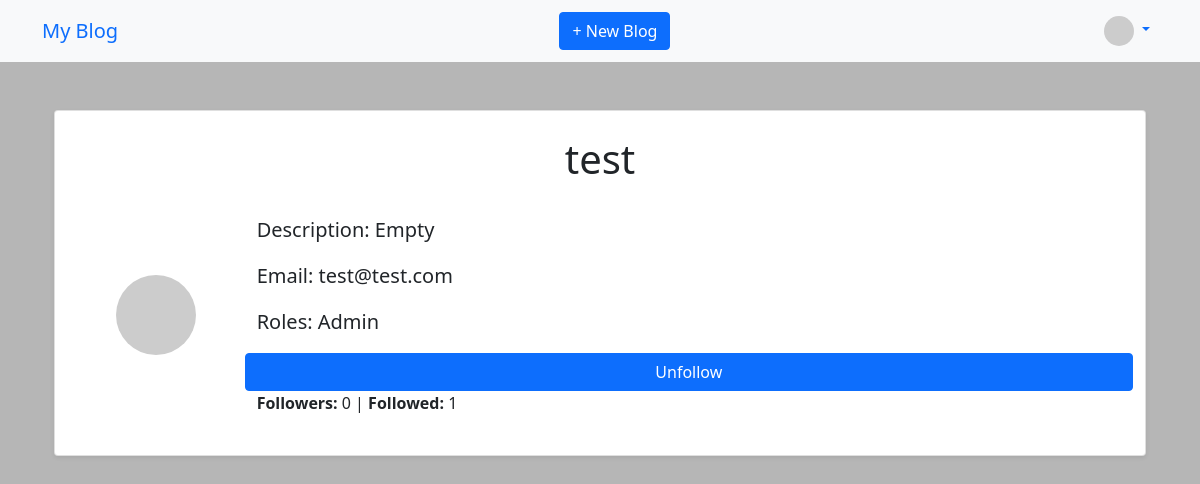
/profile/test (signed in), run on the app's committed database.
### app/models.py (models this page shows, shortened)
class User(UserMixin, db.Model):
    __tablename__ = 'users'
    id: so.Mapped[int] = so.mapped_column(primary_key=True)
    username: so.Mapped[str] = so.mapped_column(sa.String(64), index=True, unique=True)
    email: so.Mapped[str] = so.mapped_column(sa.String(150), index=True, unique=True)
    password_hash: so.Mapped[str] = so.mapped_column(sa.String(256))
    bio: so.Mapped[Optional[str]] = so.mapped_column(sa.Text)
    roles: so.Mapped[List['Role']] = so.relationship('Role',
                                                     secondary=user_roles,
                                                     back_populates='users')
    posts: so.Mapped[List['Post']] = so.relationship('Post', back_populates='author')
    followed = so.relationship(
        'User',
        secondary='followers',
        primaryjoin=id==followers.c.follower_id,
        secondaryjoin=id==followers.c.followed_id,
        backref='followers',
        lazy='dynamic'
    )
    notifications: so.Mapped[List['Notification']] = so.relationship('Notification', back_populates='user')
    def avatar(self, size):
        digest = md5(self.email.lower().encode('utf-8')).hexdigest()
        return f"https://www.gravatar.com/avatar/{digest}?d=identicon&s={size}"
    def has_role(self, role_name):
        return any(role.name == role_name for role in self.roles)
    def is_following(self, user):
        return self.followed.filter_by(id=user.id).first() is not None
    def followers_count(self):
        return len(self.followers)

class Role(db.Model):
    __tablename__ ='roles'
    id: so.Mapped[int] = so.mapped_column(sa.Integer, primary_key = True)
    name: so.Mapped[str] = so.mapped_column(sa.String(50), unique=True, nullable=False)
    description: so.Mapped[str] = so.mapped_column(sa.Text)
    users: so.Mapped[List['User']] = so.relationship('User', secondary=user_roles, back_populates='roles')

### app/routes.py (the view)
@app.route('/profile/<username>')
@login_required
def profile(username):
    user = User.query.filter_by(username=username).first_or_404()
    return render_template('profile.html', user=user, title='Profile')

### app/models.py (called while the page is built)
@login.user_loader
def load_user(id):
    return db.session.get(User, int(id))

### app/templates/profile.html
{% extends "base.html" %}
{% block content %}
<div class="container mt-5">
    <div class="card shadow-sm p-4">
        <div class="card-title text-center mb-4">
            <h1>{{ user.username }}</h1>
        </div>
        <div class="row align-items-center">
            <div class="col-md-2 text-center">
                <img class="img-fluid rounded-circle mb-3" src="{{ user.avatar(128) }}" alt="{{ user.username }}">
            </div>
            <div class="col-md-10">
                <div class="row">
                    <p class="lead"> <strong>Description: </strong> {{ user.bio or "Empty"}}</p>
                    <p class="lead"> <strong>Email: </strong> {{ user.email or "Empty"}}</p>
                    <p class="lead">
                        <strong>Roles: </strong>
                        {% if user.roles %}
                        {% for role in user.roles %}
                        {{ role.name }}{% if not loop.last %}, {% endif %}
                        {% endfor %}
                        {% else %}
                        Empty
                        {% endif %}
                    </p>
                    {% if current_user.is_following(user) %}
                    <a href="{{ url_for('unfollow', username=user.username) }}" class="btn btn-primary">Unfollow</a>
                    {% elif current_user.username == user.username%}
                    <p><strong>Followers:</strong> {{ current_user.followers_count() }} | <strong>Followed:</strong> {{
                        current_user.followed.count() }}</p>
                    {% else %}
                    <a href="{{ url_for('follow', username=user.username) }}" class="btn btn-primary">Follow</a>
                    <p><strong>Followers:</strong> {{ user.followers_count() }} | <strong>Followed:</strong> {{
                        user.followed.count() }}</p>
                    {%endif%}
                    {% if current_user.username != user.username%}
                    <p><strong>Followers:</strong> {{ current_user.followers_count() }} | <strong>Followed:</strong> {{
                        current_user.followed.count() }}</p>
                    {%endif%}
                </div>
            </div>
        </div>
    </div>
</div>
{% endblock %}

### app/static/styles/styles.css (style rules this page uses)
body { background-color: rgb(182, 182, 182); }

### data on the page
User: username "test", bio "Empty", email "test@test.com"
Role: name "Admin"

### other printed values
{{ current_user.followers_count() }} "0"
{{ current_user.followed.count() }} "1"
